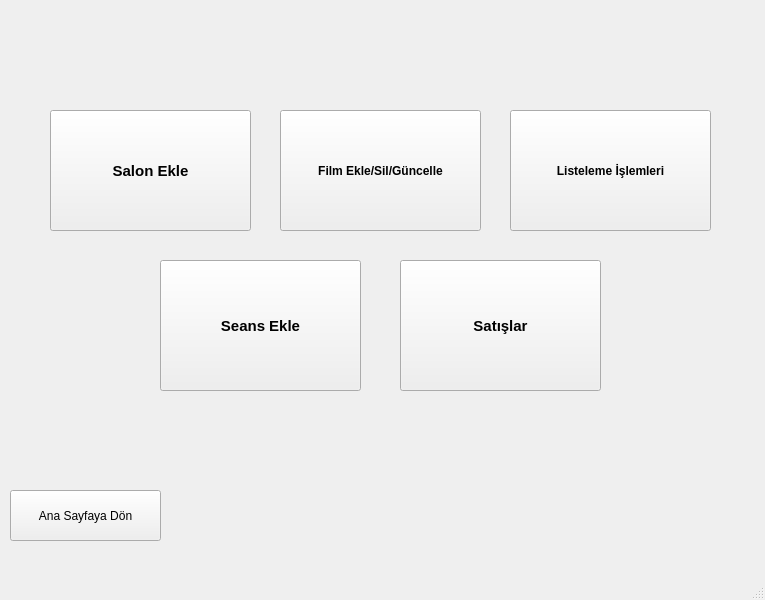
<?xml version="1.0" encoding="UTF-8"?>
<ui version="4.0">
 <class>YoneticIslemleri</class>
 <widget class="QMainWindow" name="YoneticIslemleri">
  <property name="geometry">
   <rect>
    <x>0</x>
    <y>0</y>
    <width>765</width>
    <height>600</height>
   </rect>
  </property>
  <property name="windowTitle">
   <string>Yönetici İşlemleri</string>
  </property>
  <property name="windowIcon">
   <iconset resource="anasayfa.qrc">
    <normaloff>:/icon/icon2.png</normaloff>:/icon/icon2.png</iconset>
  </property>
  <property name="styleSheet">
   <string notr="true">#centralwidget{border-image: url(:/arkaplan/arkaplan3.jpg);}</string>
  </property>
  <widget class="QWidget" name="centralwidget">
   <widget class="QPushButton" name="pushButton">
    <property name="geometry">
     <rect>
      <x>50</x>
      <y>110</y>
      <width>201</width>
      <height>121</height>
     </rect>
    </property>
    <property name="font">
     <font>
      <pointsize>11</pointsize>
      <weight>75</weight>
      <italic>false</italic>
      <bold>true</bold>
     </font>
    </property>
    <property name="text">
     <string>Salon Ekle</string>
    </property>
    <property name="icon">
     <iconset resource="anasayfa.qrc">
      <normaloff>:/arkaplan/arkaplan7.jpg</normaloff>:/arkaplan/arkaplan7.jpg</iconset>
    </property>
    <property name="iconSize">
     <size>
      <width>95</width>
      <height>100</height>
     </size>
    </property>
   </widget>
   <widget class="QPushButton" name="pushButton_2">
    <property name="geometry">
     <rect>
      <x>160</x>
      <y>260</y>
      <width>201</width>
      <height>131</height>
     </rect>
    </property>
    <property name="font">
     <font>
      <pointsize>11</pointsize>
      <weight>75</weight>
      <bold>true</bold>
     </font>
    </property>
    <property name="text">
     <string>Seans Ekle</string>
    </property>
    <property name="icon">
     <iconset resource="anasayfa.qrc">
      <normaloff>:/arkaplan/arkaplan9.jpeg</normaloff>:/arkaplan/arkaplan9.jpeg</iconset>
    </property>
    <property name="iconSize">
     <size>
      <width>90</width>
      <height>90</height>
     </size>
    </property>
   </widget>
   <widget class="QPushButton" name="pushButton_3">
    <property name="geometry">
     <rect>
      <x>280</x>
      <y>110</y>
      <width>201</width>
      <height>121</height>
     </rect>
    </property>
    <property name="font">
     <font>
      <pointsize>9</pointsize>
      <weight>75</weight>
      <bold>true</bold>
     </font>
    </property>
    <property name="text">
     <string>Film Ekle/Sil/Güncelle</string>
    </property>
    <property name="icon">
     <iconset resource="anasayfa.qrc">
      <normaloff>:/icon/arkaplan8.jpg</normaloff>:/icon/arkaplan8.jpg</iconset>
    </property>
    <property name="iconSize">
     <size>
      <width>100</width>
      <height>30</height>
     </size>
    </property>
   </widget>
   <widget class="QPushButton" name="pushButton_4">
    <property name="geometry">
     <rect>
      <x>400</x>
      <y>260</y>
      <width>201</width>
      <height>131</height>
     </rect>
    </property>
    <property name="font">
     <font>
      <pointsize>11</pointsize>
      <weight>75</weight>
      <bold>true</bold>
     </font>
    </property>
    <property name="text">
     <string>Satışlar</string>
    </property>
    <property name="icon">
     <iconset resource="anasayfa.qrc">
      <normaloff>:/arkaplan/arkaplan10.jpg</normaloff>:/arkaplan/arkaplan10.jpg</iconset>
    </property>
    <property name="iconSize">
     <size>
      <width>100</width>
      <height>100</height>
     </size>
    </property>
   </widget>
   <widget class="QPushButton" name="pushButton_27">
    <property name="geometry">
     <rect>
      <x>10</x>
      <y>490</y>
      <width>151</width>
      <height>51</height>
     </rect>
    </property>
    <property name="text">
     <string>Ana Sayfaya Dön</string>
    </property>
    <property name="icon">
     <iconset resource="anasayfa.qrc">
      <normaloff>:/icon/icon3.png</normaloff>:/icon/icon3.png</iconset>
    </property>
   </widget>
   <widget class="QPushButton" name="pushButton_5">
    <property name="geometry">
     <rect>
      <x>510</x>
      <y>110</y>
      <width>201</width>
      <height>121</height>
     </rect>
    </property>
    <property name="font">
     <font>
      <pointsize>9</pointsize>
      <weight>75</weight>
      <bold>true</bold>
     </font>
    </property>
    <property name="text">
     <string>Listeleme İşlemleri</string>
    </property>
    <property name="icon">
     <iconset resource="anasayfa.qrc">
      <normaloff>:/arkaplan/icon6.png</normaloff>:/arkaplan/icon6.png</iconset>
    </property>
    <property name="iconSize">
     <size>
      <width>40</width>
      <height>50</height>
     </size>
    </property>
   </widget>
  </widget>
  <widget class="QMenuBar" name="menubar">
   <property name="geometry">
    <rect>
     <x>0</x>
     <y>0</y>
     <width>765</width>
     <height>26</height>
    </rect>
   </property>
  </widget>
  <widget class="QStatusBar" name="statusbar"/>
 </widget>
 <resources>
  <include location="anasayfa.qrc"/>
 </resources>
 <connections/>
</ui>
